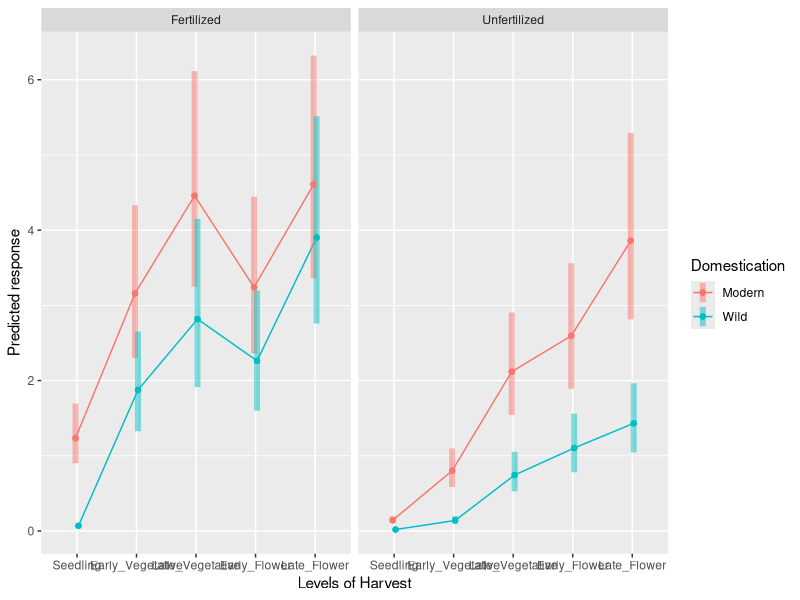
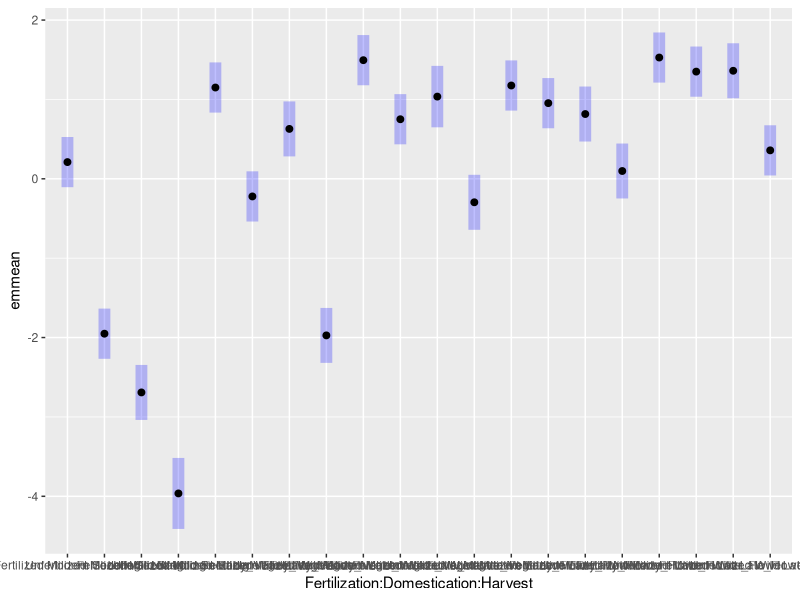
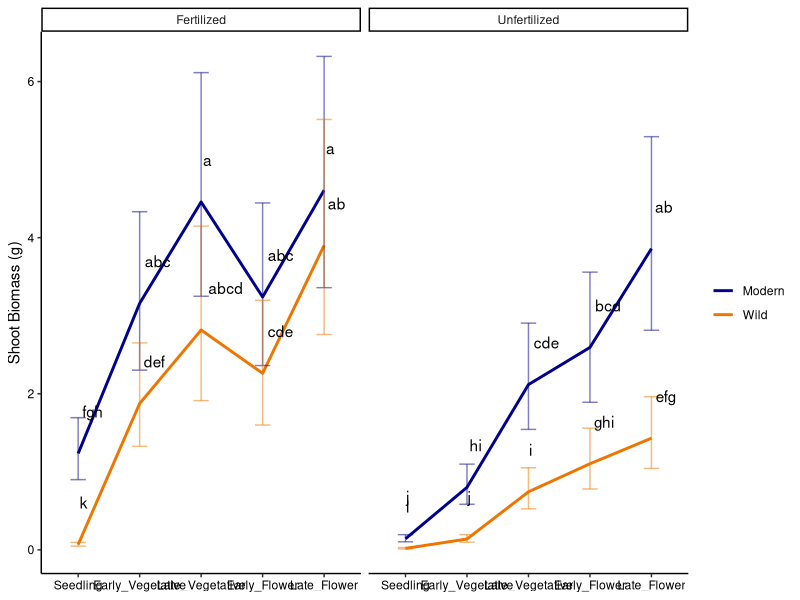
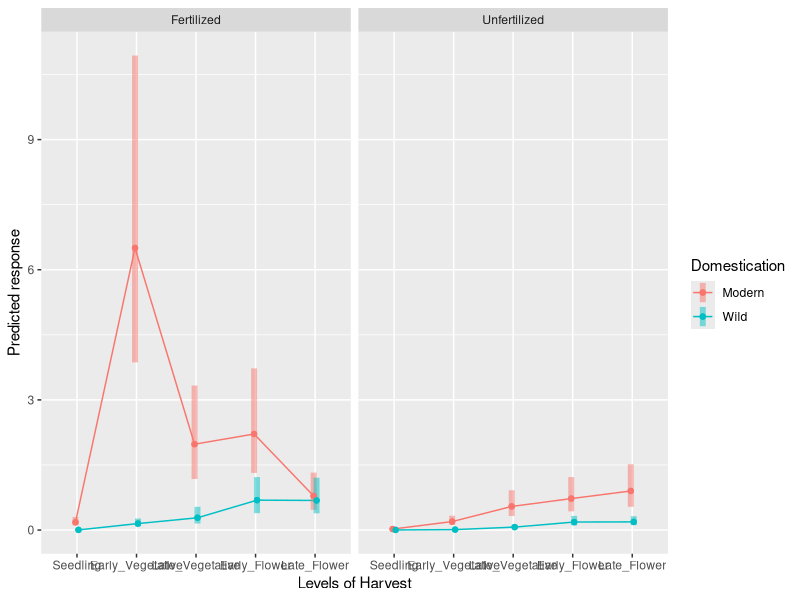
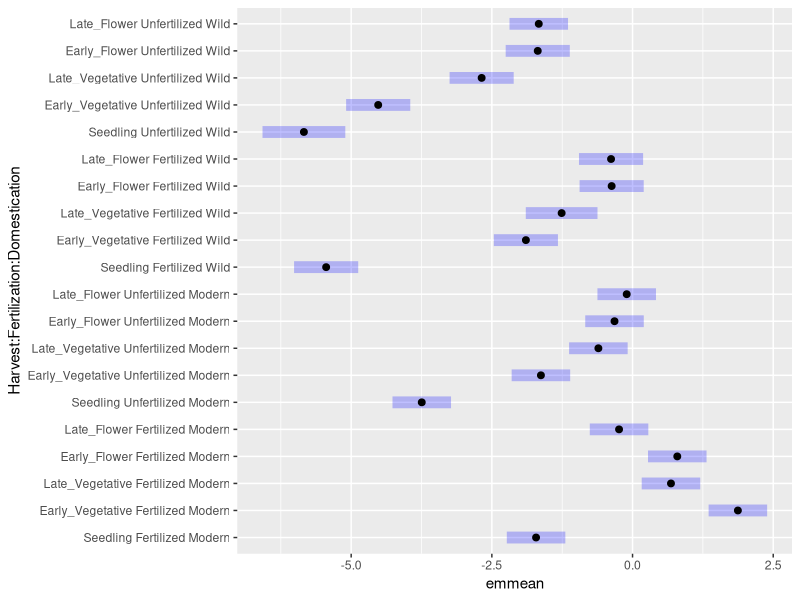
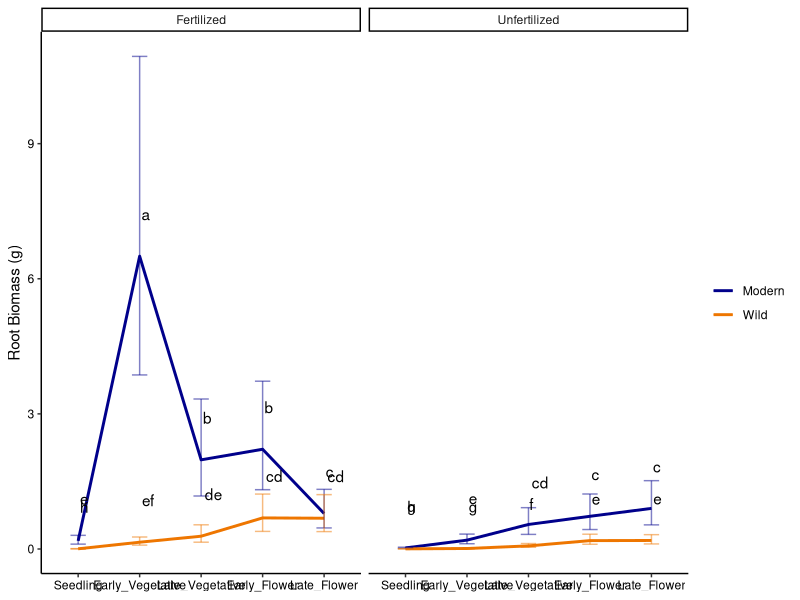
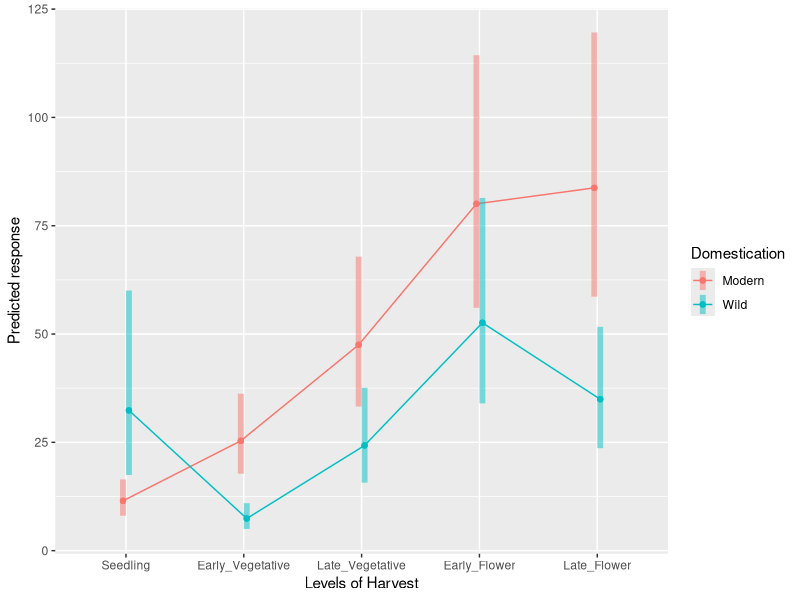
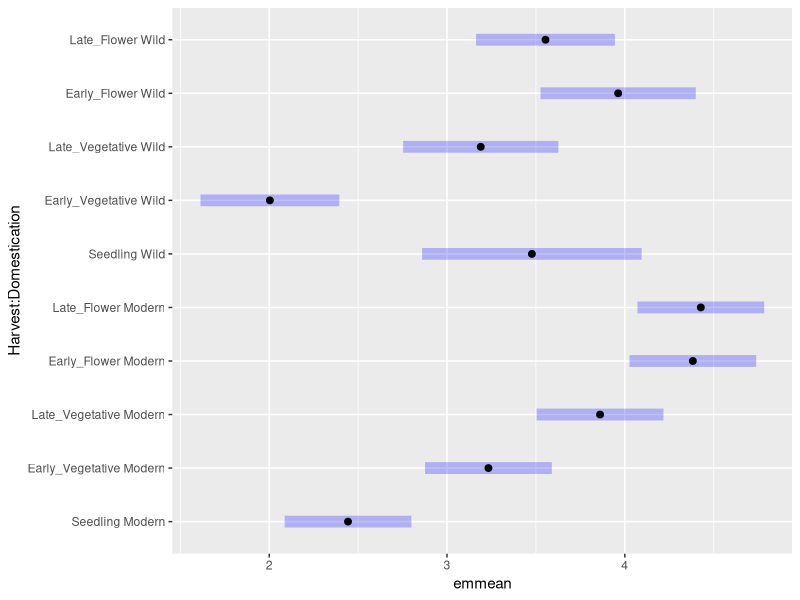

Generate these figures, in order, with R:
## ---- chunk 1
library(tidyverse)
library(car)
library(emmeans)
## ---- chunk 2
d <- read.csv('Data/Biomass_TimeCourse.csv') %>% 
  filter(.,!is.na(Shoot_Biomass_g)) %>% 
  filter(.,!is.na(Root_Biomas_g))

d <- d %>%
mutate(Harvest = as_factor(Harvest)) %>%
mutate(Harvest = fct_relevel(Harvest, "Seedling", "Early_Vegetative", "Late_Vegetative", "Early_Flower", "Late_Flower"))
table(d$Harvest)
d<- select(d, Sample_ID, Rep, Domestication, Harvest, Fertilization, Shoot_Biomass_g, Root_Biomas_g)

head(d)
par(mfrow=c(2,2))
## ---- chunk 3
#Important but pesky: Change contrasts options to get meaningful Type 3 tests!
options(contrasts = c("contr.sum", "contr.poly"))
mod <- lm(log(Shoot_Biomass_g) ~  Fertilization*Domestication*Harvest, 
           data = d)
Anova(mod, type = 3)
emmip(mod, Domestication ~ Harvest | Fertilization, CIs = TRUE, type = "response")# type = response shows backtransformed 

emmeans(mod, pairwise ~ Domestication|Harvest|Fertilization)

# emmeans(mod, ~ Fertilization*Domestication*Harvest)

emmeans(mod, ~ Fertilization*Domestication*Harvest, type = "response")
df <- as.data.frame(emmeans(mod, ~ Fertilization*Domestication*Harvest, type = "response"))

res <- emmeans(mod, list(pairwise ~ Fertilization*Domestication*Harvest), adjust = "fdr")
plot(res[[1]], horizontal=F)
groups <- data.frame(multcomp::cld(res[[1]], adjust='fdr', Letters=c("abcdefghijklmnopqrstuvwxy"), decreasing=T)) %>% 
  select(., Fertilization, Domestication, Harvest, .group)
df <- inner_join(df,groups, by = c('Fertilization', 'Domestication', 'Harvest'))

names(df)[names(df) == '.group'] <- 'letters'
df$letters <- gsub(' ','',df$letters)
## ---- chunk 4
p <- ggplot(aes(x=Harvest, y=response), data = df) +
  geom_line(aes(color=Domestication, group=Domestication),
            stat='summary',fun='mean',size=1) +
  geom_errorbar(width=0.25,alpha=0.5,
                aes(ymin = lower.CL, ymax = upper.CL, 
                    group=Domestication,color=Domestication))+
  scale_color_manual(values = c('darkblue','darkorange2'))+
  geom_text(aes(label = letters),position=position_dodge(0.9), vjust = -3, hjust = -0.2) +
  facet_wrap(~Fertilization, ncol=2)+
  theme_classic()+
  labs(y="Shoot Biomass (g)")+
  theme(legend.title = element_blank(),
        legend.position = 'right',
        axis.text = element_text(color='black'),
        axis.title.x = element_blank());p

## ---- chunk 5
mod <- lm(log(Root_Biomas_g) ~  Fertilization*Domestication*Harvest, 
           data = d)
Anova(mod, type = 3)
emmip(mod, Domestication ~ Harvest | Fertilization, CIs = TRUE, type = "response")# type = response shows backtransformed 

emmeans(mod, pairwise ~ Domestication|Harvest|Fertilization)

# emmeans(mod, ~ Fertilization*Domestication*Harvest)
df <- as.data.frame(emmeans(mod, ~ Fertilization*Domestication*Harvest, type = "response"))

res <- emmeans(mod, list(pairwise ~ Harvest*Fertilization*Domestication), adjust = "fdr")
plot(res[[1]], horizontal=T)
groups <- data.frame(multcomp::cld(res[[1]], adjust='fdr', Letters=c("abcdefghijklmnopqrstuvwxy"), decreasing=T)) %>% 
  select(., Fertilization, Domestication, Harvest, .group)
df <- inner_join(df,groups, by = c('Fertilization', 'Domestication', 'Harvest'))

names(df)[names(df) == '.group'] <- 'letters'
df$letters <- gsub(' ','',df$letters)
## ---- chunk 6
p <- ggplot(aes(x=Harvest, y=response), data = df) +
  geom_line(aes(color=Domestication, group=Domestication),
            stat='summary',fun='mean',size=1) +
  geom_errorbar(width=0.25,alpha=0.5,
                aes(ymin = lower.CL, ymax = upper.CL, 
                    group=Domestication,color=Domestication))+
  scale_color_manual(values = c('darkblue','darkorange2'))+
  geom_text(aes(label = letters),position=position_dodge(0.9), vjust = -3, hjust = -0.2) +
  facet_wrap(~Fertilization, ncol=2)+
  theme_classic()+
  labs(y="Root Biomass (g)")+
  theme(legend.title = element_blank(),
        legend.position = 'right',
        axis.text = element_text(color='black'),
        axis.title.x = element_blank());p

## ---- chunk 7
rel_shoot <- d %>% 
  dplyr::select(Harvest,Domestication,Fertilization,Rep,Shoot_Biomass_g) %>% 
  group_by(Domestication) %>% 
  pivot_wider(.,names_from = 'Fertilization', values_from = 'Shoot_Biomass_g') %>% 
  mutate(Rel.Shoot = (Unfertilized*100/Fertilized)) %>% 
  mutate(PSF = (((Fertilized-Unfertilized)/Unfertilized))*100)%>% 
  filter(!is.na(Rel.Shoot)) 

rel_root <- d %>% 
  dplyr::select(Harvest,Domestication,Fertilization,Rep,Root_Biomas_g) %>% 
  group_by(Domestication) %>% 
  pivot_wider(.,names_from = 'Fertilization', values_from = 'Root_Biomas_g') %>% 
  mutate(Rel.Root = (Unfertilized*100/Fertilized)) %>% 
  mutate(PSF = (((Fertilized-Unfertilized)/Unfertilized))*100)%>% 
  filter(!is.na(Rel.Root)) 
## ---- chunk 8
mod <- lm(log(Rel.Shoot) ~  Domestication*Harvest, 
           data = rel_shoot)
Anova(mod, type = 3)
emmip(mod, Domestication ~ Harvest, CIs = TRUE, type = "response")# type = response shows backtransformed 

emmeans(mod, pairwise ~ Domestication|Harvest)

# emmeans(mod, ~ Fertilization*Domestication*Harvest)
df <- as.data.frame(emmeans(mod, ~ Domestication*Harvest, type = "response"))

res <- emmeans(mod, list(pairwise ~ Harvest*Domestication), adjust = "fdr")
plot(res[[1]], horizontal=T)
groups <- data.frame(multcomp::cld(res[[1]], adjust='fdr', Letters=c("abcdefghijklmnopqrstuvwxy"), decreasing=T)) %>% 
  select(., Domestication, Harvest, .group)
df <- inner_join(df,groups, by = c('Domestication', 'Harvest'))

names(df)[names(df) == '.group'] <- 'letters'
df$letters <- gsub(' ','',df$letters)
## ---- chunk 9
p <- ggplot(aes(x=Harvest, y=response), data = df) +
  geom_line(aes(color=Domestication, group=Domestication),
            stat='summary',fun='mean',size=1) +
  geom_errorbar(width=0.25,alpha=0.5,
                aes(ymin = lower.CL, ymax = upper.CL, 
                    group=Domestication,color=Domestication))+
  scale_color_manual(values = c('darkblue','darkorange2'))+
  geom_text(aes(label = letters),position=position_dodge(0.9), vjust = -3, hjust = -0.2) +
  theme_classic()+
  labs(y="Relative Shoot Biomass (%)")+
  theme(legend.title = element_blank(),
        legend.position = 'right',
        axis.text = element_text(color='black'),
        axis.title.x = element_blank());p

## ---- chunk 10
mod <- lm(log(Rel.Root) ~  Domestication*Harvest, 
           data = rel_root)
plot(mod)
Anova(mod, type = 3)
emmip(mod, Domestication ~ Harvest, CIs = TRUE, type = "response")# type = response shows backtransformed 

emmeans(mod, pairwise ~ Domestication|Harvest)

# emmeans(mod, ~ Fertilization*Domestication*Harvest)
df <- as.data.frame(emmeans(mod, ~ Domestication*Harvest, type = "response"))

res <- emmeans(mod, list(pairwise ~ Harvest*Domestication), adjust = "fdr")
plot(res[[1]], horizontal=T)
groups <- data.frame(multcomp::cld(res[[1]], adjust='fdr', Letters=c("abcdefghijklmnopqrstuvwxy"), decreasing=T)) %>% 
  select(., Domestication, Harvest, .group)
df <- inner_join(df,groups, by = c('Domestication', 'Harvest'))

names(df)[names(df) == '.group'] <- 'letters'
df$letters <- gsub(' ','',df$letters)
## ---- chunk 11
p <- ggplot(aes(x=Harvest, y=response), data = df) +
  geom_line(aes(color=Domestication, group=Domestication),
            stat='summary',fun='mean',size=1) +
  geom_errorbar(width=0.25,alpha=0.5,
                aes(ymin = lower.CL, ymax = upper.CL, 
                    group=Domestication,color=Domestication))+
  scale_color_manual(values = c('darkblue','darkorange2'))+
  geom_text(aes(label = letters),position=position_dodge(0.9), vjust = -3, hjust = -0.2) +
  theme_classic()+
  labs(y="Relative Root Biomass (%)")+
  theme(legend.title = element_blank(),
        legend.position = 'right',
        axis.text = element_text(color='black'),
        axis.title.x = element_blank());p

## ---- chunk 12
mod <- lm(log(PSF) ~  Domestication*Harvest, 
           data = rel_shoot)
plot(mod)
Anova(mod, type = 3)
emmip(mod, Domestication ~ Harvest, CIs = TRUE, type = "response")# type = response shows backtransformed 

emmeans(mod, pairwise ~ Domestication|Harvest)

# emmeans(mod, ~ Fertilization*Domestication*Harvest)
df <- as.data.frame(emmeans(mod, ~ Domestication*Harvest, type = "response"))

res <- emmeans(mod, list(pairwise ~ Harvest*Domestication), adjust = "fdr")
plot(res[[1]], horizontal=T)
groups <- data.frame(multcomp::cld(res[[1]], adjust='fdr', Letters=c("abcdefghijklmnopqrstuvwxy"), decreasing=T)) %>% 
  select(., Domestication, Harvest, .group)
df <- inner_join(df,groups, by = c('Domestication', 'Harvest'))

names(df)[names(df) == '.group'] <- 'letters'
df$letters <- gsub(' ','',df$letters)
## ---- chunk 13
p <- ggplot(aes(x=Harvest, y=response), data = df) +
  geom_line(aes(color=Domestication, group=Domestication),
            stat='summary',fun='mean',size=1) +
  geom_errorbar(width=0.25,alpha=0.5,
                aes(ymin = lower.CL, ymax = upper.CL, 
                    group=Domestication,color=Domestication))+
  scale_color_manual(values = c('darkblue','darkorange2'))+
  geom_text(aes(label = letters),position=position_dodge(0.9), vjust = -3, hjust = -0.2) +
  theme_classic()+
  labs(y="Phosphorus Stress Factor (%)")+
  theme(legend.title = element_blank(),
        legend.position = 'right',
        axis.text = element_text(color='black'),
        axis.title.x = element_blank());p
